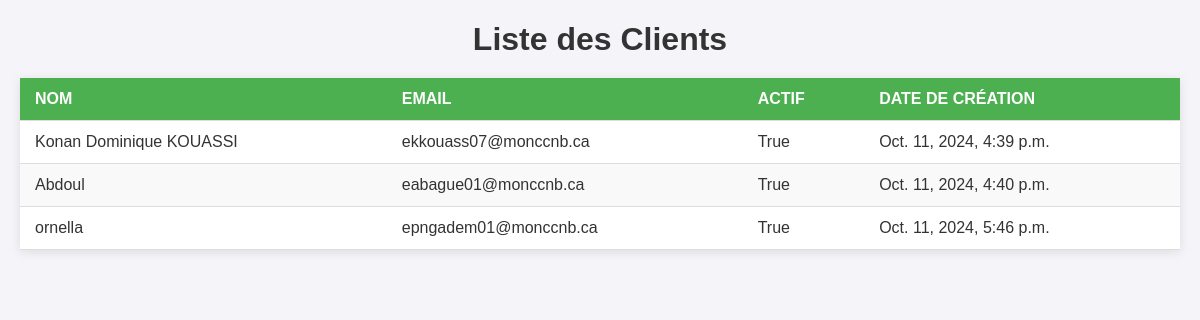
Screenshot of /customer/ with the database file from the repository.
### customer/models.py (models this page shows, shortened)
class Customer_info(models.Model):
    date_created = models.DateTimeField(auto_now_add=True)
    name = models.CharField(max_length=255)
    description = models.TextField(blank=True)
    active = models.BooleanField(default=False)
    deposit = models.DecimalField(max_digits=10, decimal_places=2)
    email = models.EmailField(max_length=254)
    website = models.URLField(max_length=200)
    static_addr = models.GenericIPAddressField(protocol='both', unpack_ipv4=False)
    picture = models.ImageField(upload_to=None, height_field=None, width_field=None, max_length=100)

### customer/views.py (the view)
# urls.py: path('', CustomerListView.as_view(), name='customer_list'),  # Utilise l'importation ici
class CustomerListView(ListView):
    model = Customer_info
    template_name = 'customer/customer_list.html'  # Chemin vers le template
    context_object_name = 'customer'  # Le nom utilisé dans le template

### customer/templates/customer/customer_list.html (shortened to what this page needs)
<!DOCTYPE html>
<html lang="en">
{% load static %}
<head>
    <link rel="stylesheet" href="{% static 'customer/styles.css' %}">
</head>
<body>
    <h1>Liste des Clients</h1>
    <table>
        <thead>
            <tr>
                <th>Nom</th>
                <th>Email</th>
                <th>Actif</th>
                <th>Date de création</th>
            </tr>
        </thead>
        <tbody>
            {% for customer in customer %}
                <tr>
                    <td>{{ customer.name }}</td>
                    <td>{{ customer.email }}</td>
                    <td>{{ customer.active }}</td>
                    <td>{{ customer.date_created }}</td>
                </tr>
            {% endfor %}
        </tbody>
    </table>
</body>
</html>

### customer/static/customer/styles.css (style rules this page uses)
body { font-family: Arial, sans-serif; margin: 20px; background-color: #f4f4f9; }
h1 { color: #333; text-align: center; margin-bottom: 20px; }
table { width: 100%; border-collapse: collapse; margin: 20px 0; box-shadow: 0 2px 10px rgba(0, 0, 0, 0.1); background-color: #fff; }
th, td { padding: 12px 15px; text-align: left; border-bottom: 1px solid #ddd; }
th { background-color: #4CAF50; color: white; font-weight: bold; }
tr:nth-child(even) { background-color: #f9f9f9; }
td { color: #333; }
table thead tr { background-color: #4CAF50; color: white; text-transform: uppercase; }

### rows the page displays
Customer_info: name "Konan Dominique KOUASSI", email "ekkouass07@monccnb.ca", active "True", date_created "Oct. 11, 2024, 4:39 p.m."
Customer_info: name "Abdoul", email "eabague01@monccnb.ca", active "True", date_created "Oct. 11, 2024, 4:40 p.m."
Customer_info: name "ornella", email "epngadem01@monccnb.ca", active "True", date_created "Oct. 11, 2024, 5:46 p.m."
